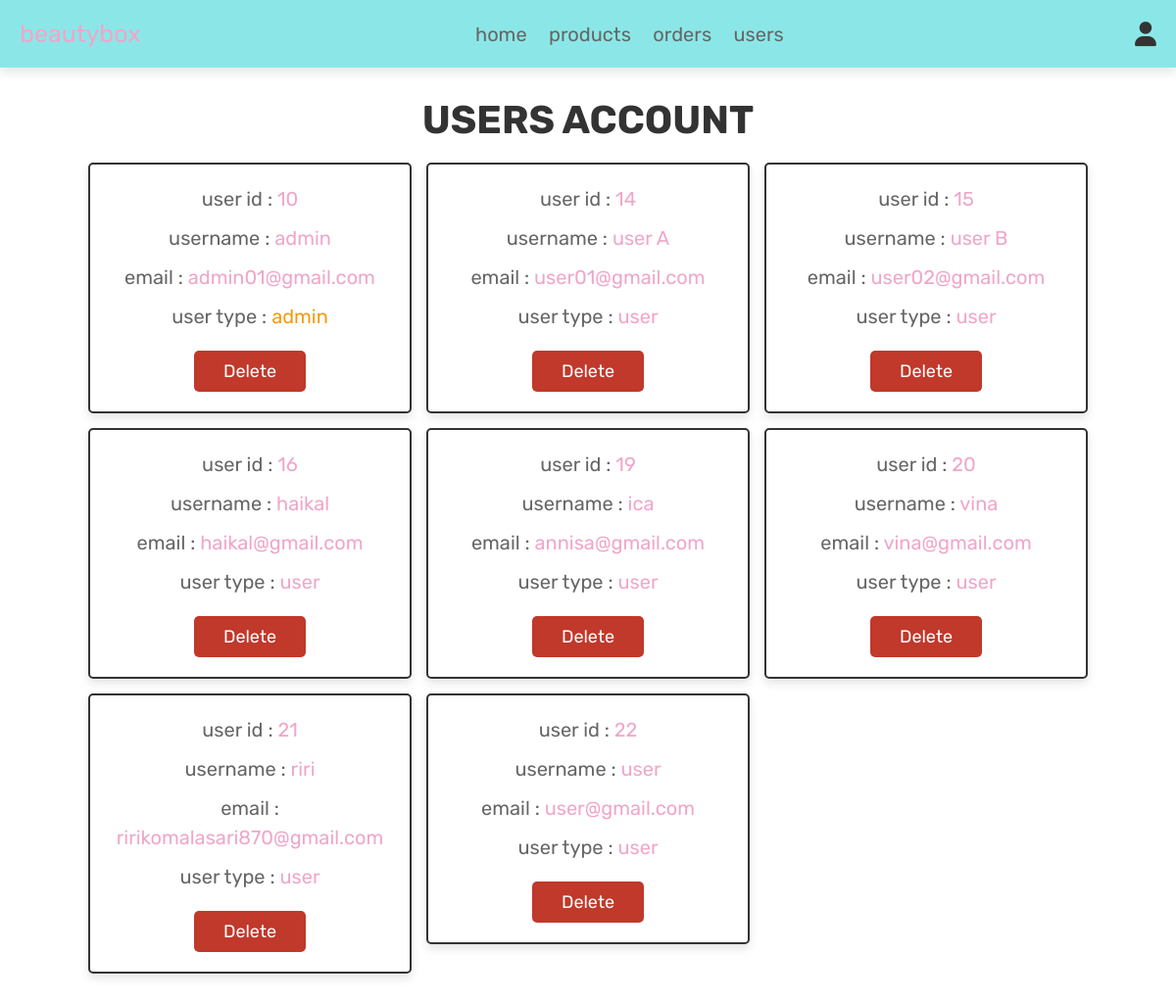
The page /admin_users.php (signed in) on the database its author committed.
### tables this page shows
CREATE TABLE `users` (
  `id` int(100) NOT NULL,
  `name` varchar(100) NOT NULL,
  `email` varchar(100) NOT NULL,
  `password` varchar(100) NOT NULL,
  `user_type` varchar(20) NOT NULL DEFAULT 'user'
);

### admin_users.php (the view, shortened to what this page needs)
<?php
@include 'config.php';
?>
<!DOCTYPE html>
<html lang="en">
<head>
   <link rel="stylesheet" href="https://cdnjs.cloudflare.com/ajax/libs/font-awesome/6.0.0/css/all.min.css">
   <link rel="stylesheet" href="css/admin_style.css">
</head>
<body>
<?php @include 'admin_header.php'; ?>
<section class="users">
   <h1 class="title">users account</h1>
   <div class="box-container">
      <?php
         $select_users = mysqli_query($conn, "SELECT * FROM `users`") or die('query failed');
         if(mysqli_num_rows($select_users) > 0){
            while($fetch_users = mysqli_fetch_assoc($select_users)){
      ?>
      <div class="box">
         <p>user id : <span><?php echo $fetch_users['id']; ?></span></p>
         <p>username : <span><?php echo $fetch_users['name']; ?></span></p>
         <p>email : <span><?php echo $fetch_users['email']; ?></span></p>
         <p>user type : <span style="color:<?php if($fetch_users['user_type'] == 'admin'){ echo 'var(--orange)'; }; ?>"><?php echo $fetch_users['user_type']; ?></span></p>
         <a href="admin_users.php?delete=<?php echo $fetch_users['id']; ?>" onclick="return confirm('delete this user?');" class="delete-btn">delete</a>
      </div>
      <?php
         }
      }
      ?>
   </div>
</section>
</body>
</html>

### css/admin_style.css (style rules this page uses)
:root { --pink:#f0a6ca; --red:#c0392b; --clay:#8be7e7; --orange:#f39c12; --black:#333; --white:#fff; --light-color:#666; --light-white:#ccc; --light-bg:#f5f5f5; --border:.2rem solid var(--black); --box-shadow:0 .5rem 1rem rgba(0,0,0,.1); }
* { font-family: 'Rubik', sans-serif; margin:0; padding:0; box-sizing: border-box; outline: none; border:none; text-decoration: none; transition:all .2s linear; }
html { font-size: 62.5%; overflow-x: hidden; scroll-behavior: smooth; scroll-padding-top: 6.5rem; }
body { background: var(--white); }
section { padding:3rem 2rem; }
.title { text-align: center; margin-bottom: 2rem; color:var(--black); text-transform: uppercase; font-size: 4rem; }
.btn, .delete-btn, .option-btn { display: inline-block; border-radius: .5rem; margin-top: 1rem; font-size: 1.8rem; color:var(--white); cursor: pointer; padding:1rem 3rem; text-transform: capitalize; }
.delete-btn { background-color: var(--red); }
.users .box-container { display: grid; grid-template-columns: repeat(auto-fit, 33rem); gap:1.5rem; align-items: flex-start; max-width: 1200px; margin: 0 auto; justify-content: center; }
.users .box-container .box { padding:2rem; border:var(--border); background-color: var(--white); box-shadow: var(--box-shadow); border-radius: .5rem; text-align: center; }
.users .box-container .box p { font-size: 2rem; color:var(--light-color); margin-bottom: 1rem; line-height: 1.5; }
.users .box-container .box p span { color:var(--pink); }
.users .box-container .box .delete-btn { margin-top: .5; }

### rows shown on the page
users: id "10", name "admin", email "admin01@gmail.com", user_type "admin"
users: id "14", name "user A", email "user01@gmail.com", user_type "user"
users: id "15", name "user B", email "user02@gmail.com", user_type "user"
users: id "16", name "haikal", email "haikal@gmail.com", user_type "user"
users: id "19", name "ica", email "annisa@gmail.com", user_type "user"
users: id "20", name "vina", email "vina@gmail.com", user_type "user"
users: id "21", name "riri", email "ririkomalasari870@gmail.com", user_type "user"
users: id "22", name "user", email "user@gmail.com", user_type "user"
